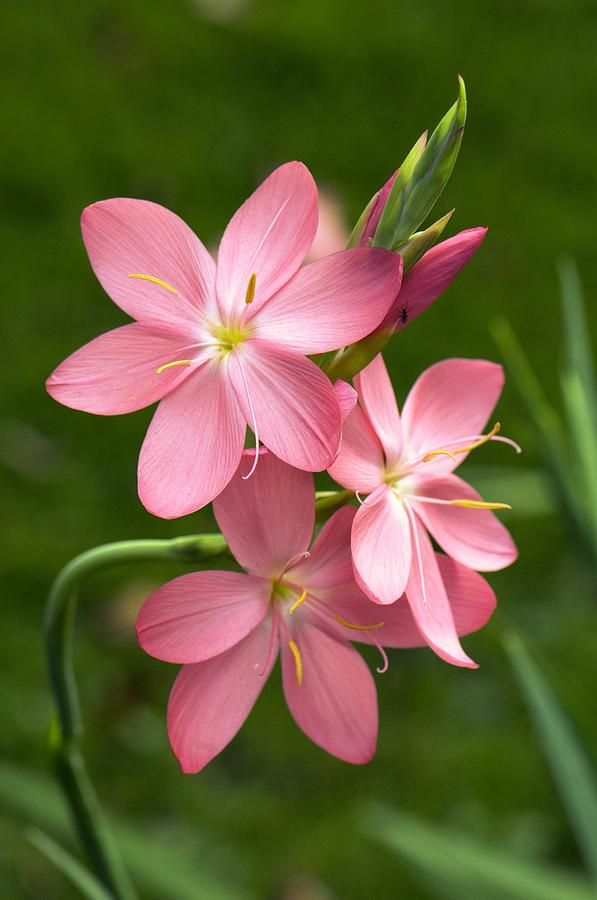
#> input picture PYQs/2023B2/flower.jpg, 597 x 900 px
$ python 04_salt_pepper_noise.py
#> lines starting #> are read from the running program, lines starting #| are printed output that depends on the picture; after the words box and inside, x2 and y2 are one past the last pixel; in counts of white or black regions, pixels touching at a corner belong together
import cv2
import numpy as np
import matplotlib.pyplot as plt
import random

image = cv2.imread("flower.jpg",0)
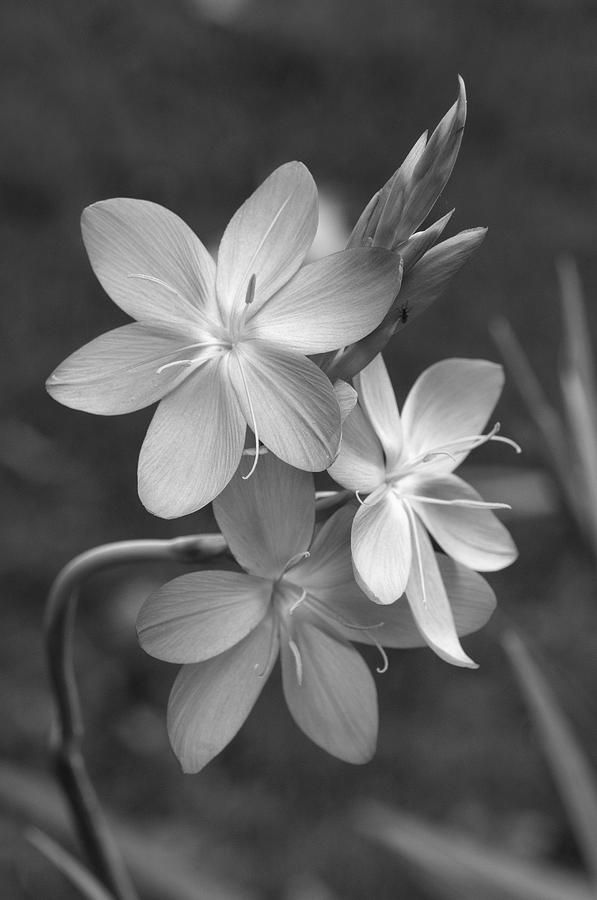
#> image: shape (900, 597); min 0, max 254, mean 93.3

noisy_img = image.copy()

salt_prob = 0.02
pepper_prob = 0.02

total_pixel = image.size
#> total_pixel = 537300

#add salt
salt = int(total_pixel * salt_prob)
#> salt = 10746
for i in range(salt):
    i = random.randint(0, image.shape[0] - 1) #random row
    j = random.randint(0, image.shape[1] - 1) #random column
    noisy_img[i, j] = 255 # Set pixel to white
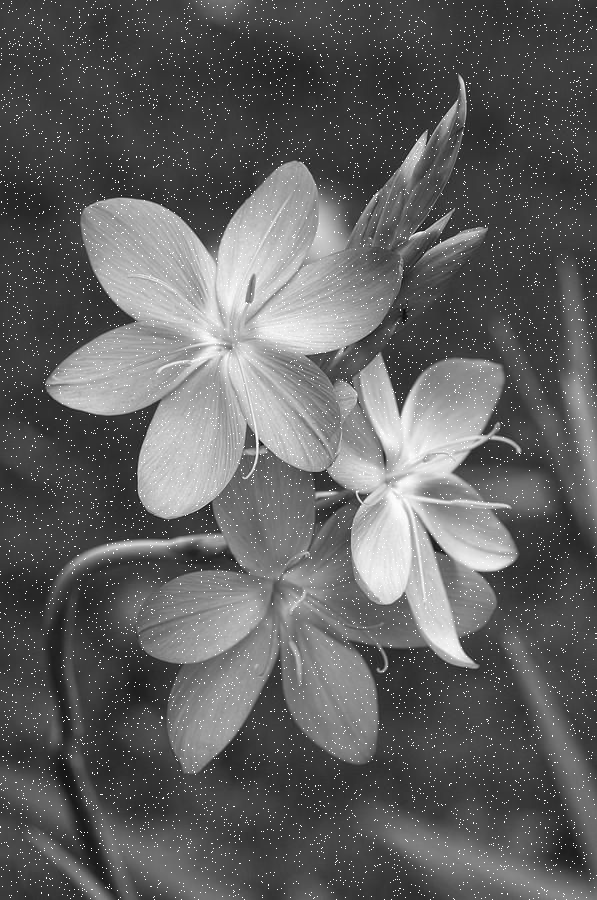
#> noisy_img: shape (900, 597); 1.98% of pixels changed, all inside (x1, y1, x2, y2) = (0, 0, 597, 900)

#add pepper
pepper = int(total_pixel * pepper_prob)
#> pepper = 10746
for i in range(pepper):
    i = random.randint(0, image.shape[0] - 1) #random row
    j = random.randint(0, image.shape[1] - 1) #random column
    noisy_img[i, j] = 0 # Set pixel to black
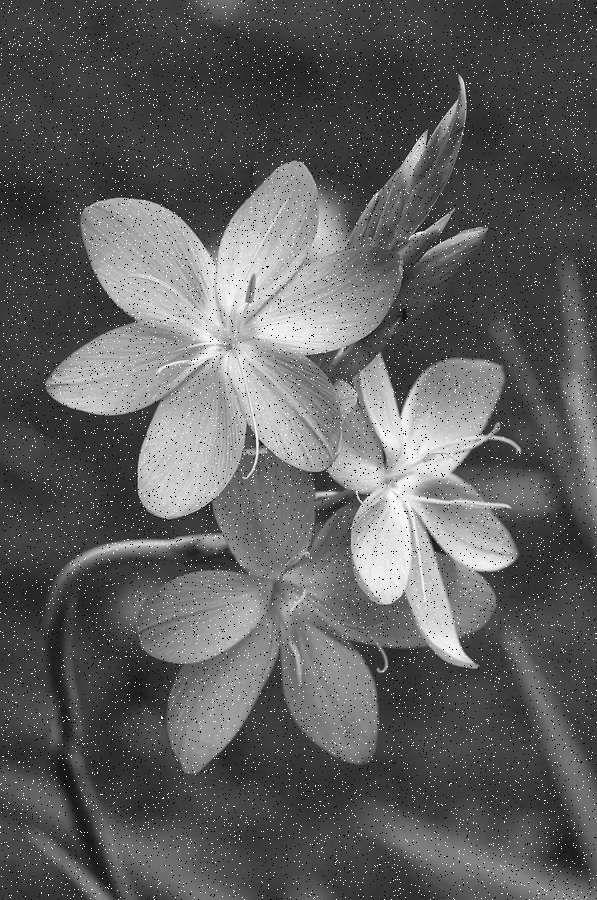
#> noisy_img: shape (900, 597); 1.98% of pixels changed, all inside (x1, y1, x2, y2) = (0, 0, 597, 900)

# median filter
m3 = cv2.medianBlur(noisy_img, 3)
m5 = cv2.medianBlur(noisy_img, 5)
m7 = cv2.medianBlur(noisy_img, 7)

plt.figure(figsize=(15, 8))

plt.subplot(2, 3, 1)
plt.imshow(image, cmap='gray')
plt.title("Original Image")

plt.subplot(2, 3, 2)
plt.imshow(noisy_img, cmap='gray')
plt.title("Image with Salt & Pepper Noise")

plt.subplot(2, 3, 3)
plt.imshow(m3, cmap='gray')
plt.title("Filtered (3x3)")

plt.subplot(2, 3, 4)
plt.imshow(m5, cmap='gray')
plt.title("Filtered (5x5)")

plt.subplot(2, 3, 5)
plt.imshow(m7, cmap='gray')
plt.title("Filtered (7x7)")

plt.show()
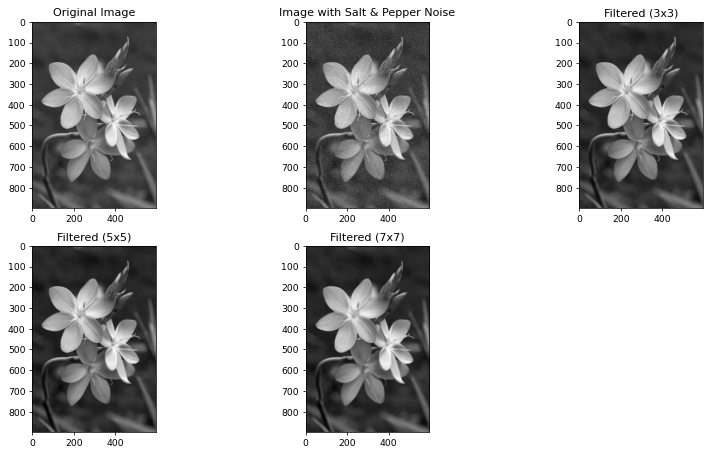
#> figure drawn by matplotlib, 5 panels
